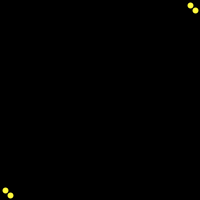
Frame 1 (no input)
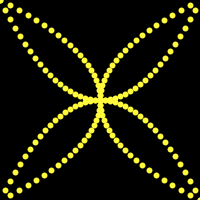
Frame 60 (the mouse pressed at the canvas centre just before this capture)
Frame 120 (the mouse held since frame 60 and released just before this capture): identical to frame 60, image omitted

The Processing sketch that drew these frames (run headless with seeded random() and noise(); from frame 60 on, the mouse is pressed at the canvas centre):

// Processing sketch: processing_96304
// ── processing_96304.pde

int x=-100;
 int y=25;
 void setup (){
  size (200, 200);
  background (0);
}
     
 void draw (){
  int spacing= 05;
  int endegs=200;
  stroke (#FFF93B);
  strokeWeight(6);
    x=x+spacing;
    point (x+100,x*x/100+100); 
     point (-x+100,-x*x/100+100); 
      point (x*x/100+100, x+100); 
     point (-x*x/100+100, -x+100);
 }
